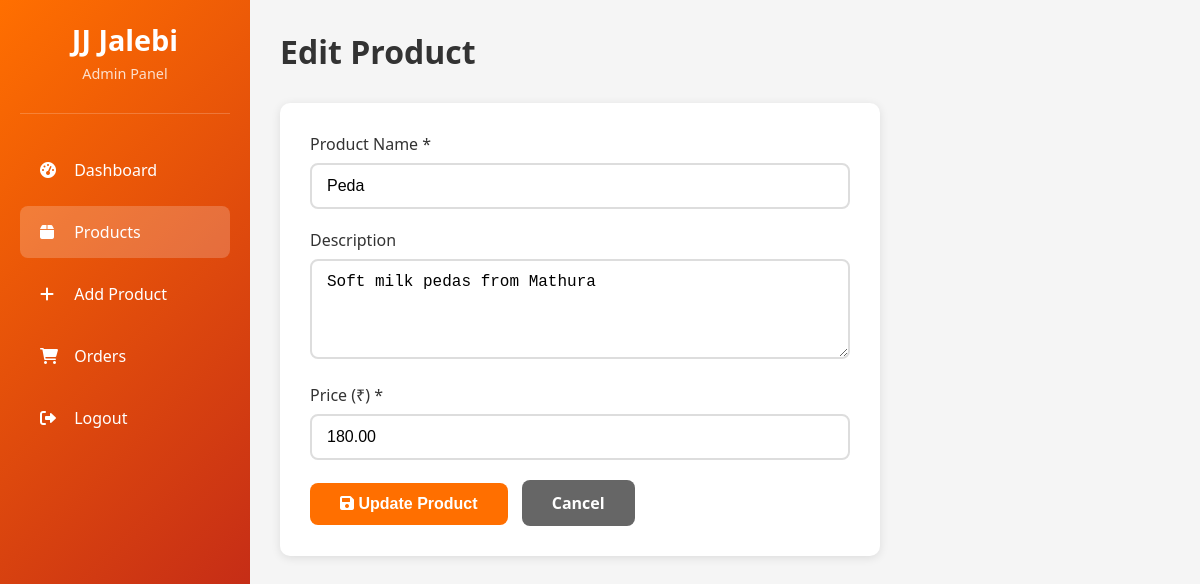
Screenshot of /admin/edit_product.php?id=12 (signed in) with the database file from the repository.
### tables this page shows
CREATE TABLE IF NOT EXISTS products (
    id INT AUTO_INCREMENT PRIMARY KEY,
    name VARCHAR(255) NOT NULL,
    description TEXT,
    price DECIMAL(10,2) NOT NULL,
    image VARCHAR(255) DEFAULT 'default.jpg',
    created_at TIMESTAMP DEFAULT CURRENT_TIMESTAMP
);

### config/db.php (called while the page is built, shortened)
<?php
function executeQuery($conn, $sql, $params = []) {
    $stmt = $conn->prepare($sql);
    if (!empty($params)) {
        $types = str_repeat('s', count($params));
        $stmt->bind_param($types, ...$params);
    }
    $stmt->execute();
    return $stmt;
}
function getSingleRow($conn, $sql, $params = []) {
    $stmt = executeQuery($conn, $sql, $params);
    $result = $stmt->get_result();
    $row = $result->fetch_assoc();
    return $row;
}
?>

### admin/edit_product.php (the view, shortened to what this page needs)
<?php
require_once __DIR__ . '/../config/db.php';
$product_id = intval($_GET['id'] ?? 0);
$conn = getDBConnection();
$product = getSingleRow($conn, "SELECT * FROM products WHERE id = ?", [$product_id]);
?>
<!DOCTYPE html>
<html lang="en">
<head>
    <link rel="stylesheet" href="https://cdnjs.cloudflare.com/ajax/libs/font-awesome/6.0.0/css/all.min.css">
    <link rel="stylesheet" href="css/admin.css">
</head>
<body>
    <aside class="sidebar">
        <div class="sidebar-header">
            <h2>JJ Jalebi</h2>
            <p>Admin Panel</p>
        </div>
        <nav class="sidebar-nav">
            <a href="dashboard.php">
                <i class="fas fa-tachometer-alt"></i> Dashboard
            </a>
            <a href="products.php" class="active">
                <i class="fas fa-box"></i> Products
            </a>
            <a href="add_product.php">
                <i class="fas fa-plus"></i> Add Product
            </a>
            <a href="orders.php">
                <i class="fas fa-shopping-cart"></i> Orders
            </a>
            <a href="logout.php">
                <i class="fas fa-sign-out-alt"></i> Logout
            </a>
        </nav>
    </aside>
    <main class="main-content">
        <div class="page-header">
            <h1>Edit Product</h1>
        </div>
        <div class="form-container">
            <form method="POST" action="">
                <div class="form-group">
                    <label for="name">Product Name *</label>
                    <input type="text" id="name" name="name" required value="<?php echo htmlspecialchars($product['name']); ?>">
                </div>
                <div class="form-group">
                    <label for="description">Description</label>
                    <textarea id="description" name="description" rows="4"><?php echo htmlspecialchars($product['description']); ?></textarea>
                </div>
                <div class="form-group">
                    <label for="price">Price (₹) *</label>
                    <input type="number" id="price" name="price" required min="1" step="0.01" value="<?php echo $product['price']; ?>">
                </div>
                <button type="submit" class="btn-submit">
                    <i class="fas fa-save"></i> Update Product
                </button>
                <a href="products.php" class="btn-submit" style="background: #666; margin-left: 10px; text-decoration: none; display: inline-block;">
                    Cancel
                </a>
            </form>
        </div>
    </main>
</body>
</html>

### admin/css/admin.css (style rules this page uses)
* { margin: 0; padding: 0; box-sizing: border-box; }
body { font-family: 'Segoe UI', Tahoma, Geneva, Verdana, sans-serif; background: #f5f5f5; display: flex; min-height: 100vh; }
.sidebar { width: 250px; background: linear-gradient(135deg, #FF6F00, #B71C1C); color: white; position: fixed; height: 100vh; padding: 20px; }
.sidebar-header { text-align: center; padding-bottom: 30px; border-bottom: 1px solid rgba(255,255,255,0.2); margin-bottom: 30px; }
.sidebar-header h2 { font-size: 1.8rem; margin-bottom: 5px; }
.sidebar-header p { font-size: 0.9rem; opacity: 0.8; }
.sidebar-nav a { display: block; padding: 15px 20px; color: white; text-decoration: none; border-radius: 8px; margin-bottom: 10px; transition: all 0.3s; }
.sidebar-nav a:hover, .sidebar-nav a.active { background: rgba(255,255,255,0.2); }
.sidebar-nav a i { margin-right: 10px; width: 20px; }
.main-content { margin-left: 250px; flex: 1; padding: 30px; }
.form-container { background: white; padding: 30px; border-radius: 10px; box-shadow: 0 2px 10px rgba(0,0,0,0.1); max-width: 600px; }
.form-group { margin-bottom: 20px; }
.form-group label { display: block; margin-bottom: 8px; color: #333; font-weight: 500; }
.form-group input, .form-group textarea, .form-group select { width: 100%; padding: 12px 15px; border: 2px solid #ddd; border-radius: 8px; font-size: 1rem; transition: border-color 0.3s; }
.btn-submit { padding: 12px 30px; background: #FF6F00; color: white; border: none; border-radius: 8px; font-size: 1rem; font-weight: 600; cursor: pointer; transition: background 0.3s; }
.page-header { display: flex; justify-content: space-between; align-items: center; margin-bottom: 30px; }
.page-header h1 { color: #333; }

### rows the page displays
products: name "Peda", description "Soft milk pedas from Mathura", price "180.00"
